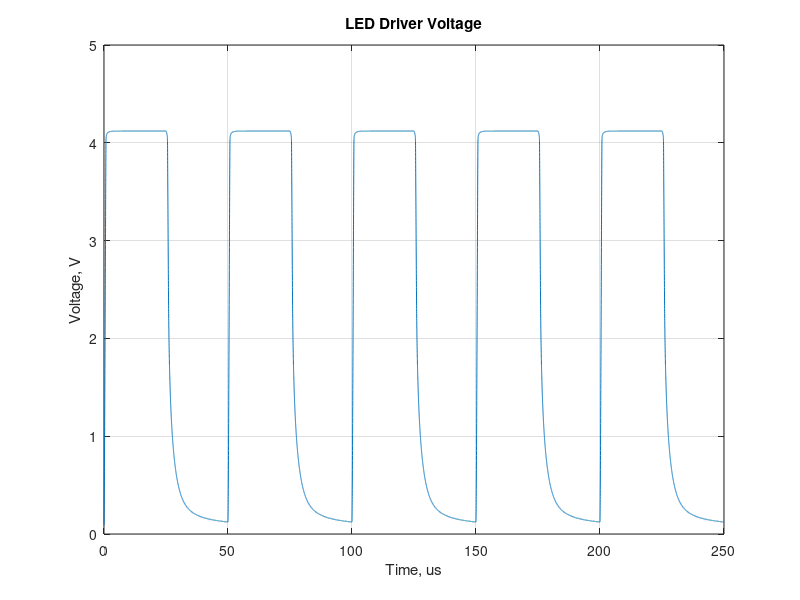
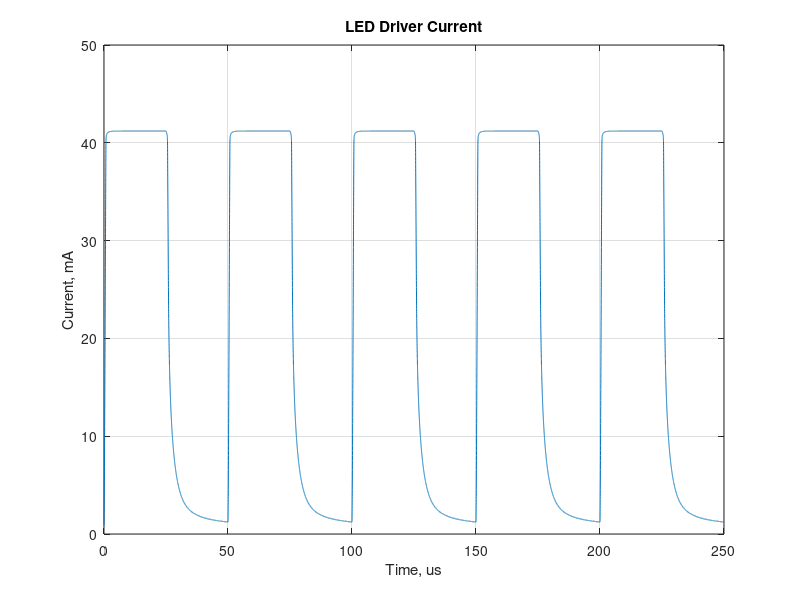
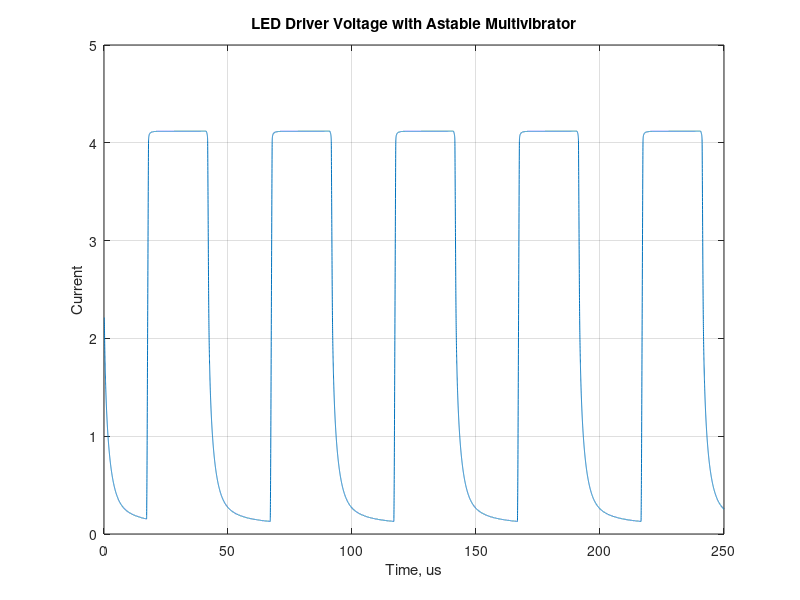
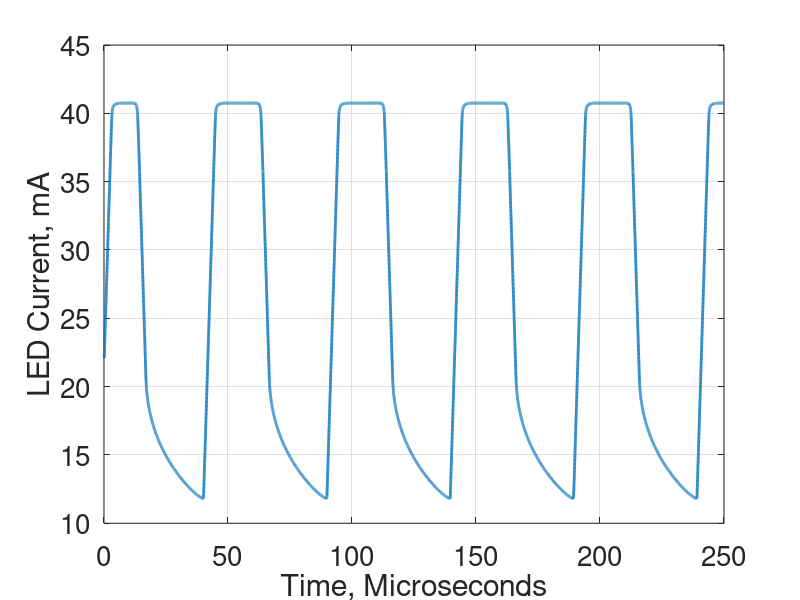

The MATLAB source for these figures, in order:
%% Task4 Simulated Plots
% 
%   Author: Derek Haas
%   Date: 11/7/18
%

close all;

%% Plot led driver voltage w/o astable multivibrator 


data = csvread('led_driver_voltage.csv');
voltage = data(:, 2);
time = data(:,1);

figure(1);

plot(time * 1e6, voltage);
title('LED Driver Voltage');
xlabel('Time, us');
ylabel('Voltage, V');
grid on;
xlim([0, 250]);

%% Plot led driver current w/o astable multivibrator 


data = csvread('led_driver_current.csv');
current = data(:, 2);
time = data(:,1);

figure(2);

plot(time * 1e6, current * 1e3);
title('LED Driver Current');
xlabel('Time, us');
ylabel('Current, mA');
grid on;
xlim([0, 250]);

%% Plot led driver voltage w/ astable multivibrator 


data = csvread('ledDriver_full_voltage.CSV');
voltage = data(:, 2);
time = data(:,1);

figure(3);

plot(time * 1e6, voltage);
title('LED Driver Voltage with Astable Multivibrator');
xlabel('Time, us');
ylabel('Current');
grid on;
xlim([0, 250]);

%% Plot led driver current w/ astable multivibrator 


data = csvread('transmitter_sim_current.CSV');
current = data(:, 2);
time = data(:,1);

figure(4);

plot(time * 1e6, current * 1e3, 'linewidth', 2);
set(gca, 'fontsize', 20);
% title('Optical Link Transmitter LED Current Signal');
xlabel('Time, Microseconds');
ylabel('LED Current, mA');
grid on;
xlim([0, 250]);
